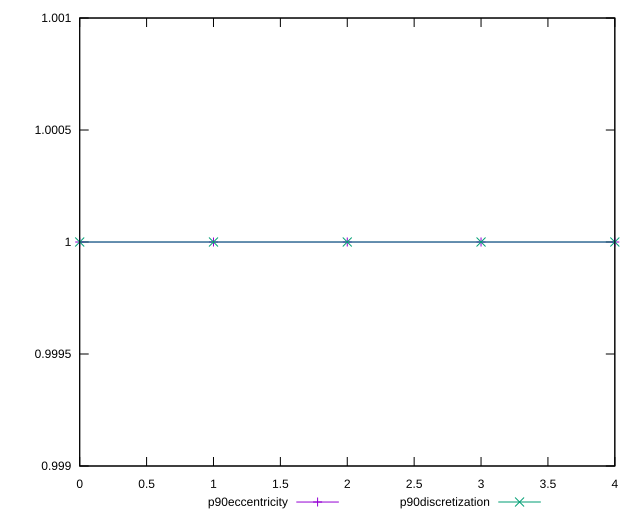

Write the gnuplot code that produced this figure.
reset

$p90Eccentricity <<EOF
0 0.9999999999999991
1 1.0000000000000004
2 1
3 1.0000000000000004
4 0.9999999999999994
EOF

$p90Discretization <<EOF
0 1
1 1
2 1
3 1
4 1
EOF

set key outside below
set xrange [0:4]
set yrange [0.9989999999999991:1.0010000000000003]
set trange [0.9989999999999991:1.0010000000000003]
set terminal svg size 640, 520 enhanced background rgb 'white'
set output "report_00015_2021-02-09T16-11-33.973Z/first-cpu-idle/progression/eccentricity.svg"

plot $p90Eccentricity title "p90eccentricity" with linespoints, \
     $p90Discretization title "p90discretization" with linespoints

reset
